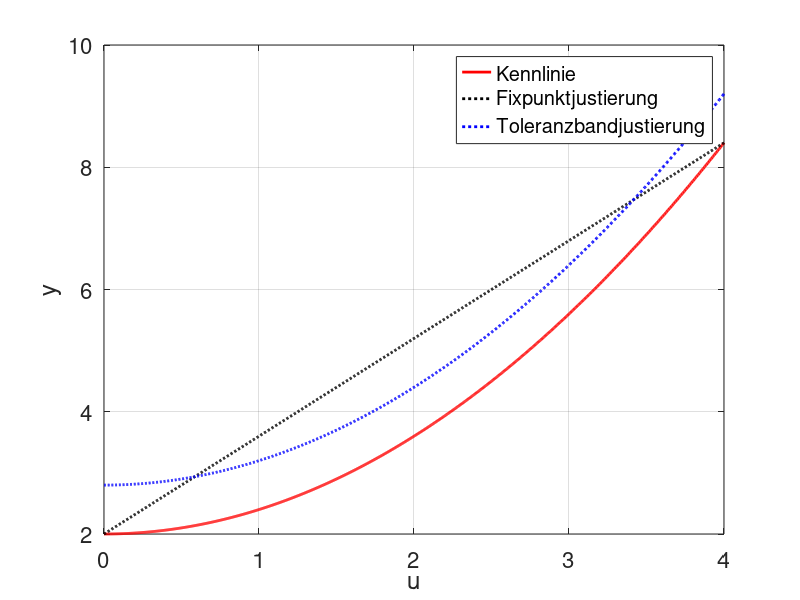
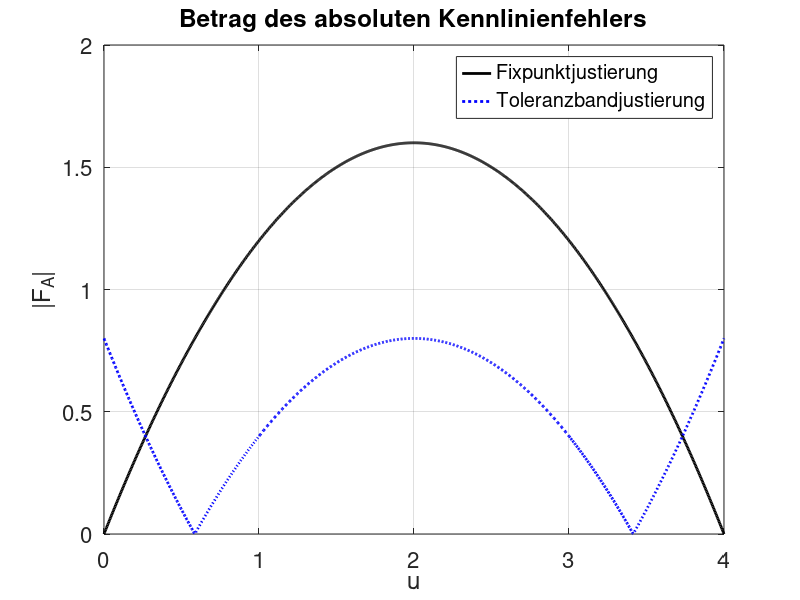

Reproduce these figures in MATLAB, in order.
%%Kennlinie definieren
y = @(u)0.4*u.^2 + 2;

%%Messbereich festlegen
u_a = 0;
u_e = 4;
N=1000;
u = linspace(u_a, u_e, N);

%%a) ideale Kennlinie berechnen
y_i_Fix = @(u)( y(u_e)-y(u_a) )/( u_e-u_a )*(u-u_a) + y(u_a);

%%d) Toleranzbandjustierung
y_i_Tol = @(u)y(u)+0.8;

%%b) F_r
F_Fix = @(u) (y(u)-y_i_Fix(u));
F_Tol = @(u) (y_i_Tol(u)-y_i_Fix(u));

%%Zeichnen
LineWidth = 2;
FontSize = 16;

plot(u, y(u), 'r', 'LineWidth', LineWidth);
hold on;
plot(u, y_i_Fix(u), 'k:', 'LineWidth', LineWidth);
plot(u, y_i_Tol(u), 'b:', 'LineWidth', LineWidth);
xlabel('u', 'FontSize', FontSize);
ylabel('y', 'FontSize', FontSize);
set(gca, 'FontSize', FontSize);
grid on;
legend('Kennlinie', 'Fixpunktjustierung', 'Toleranzbandjustierung', 'Location', 'Best');

figure;
plot(u, abs(F_Fix(u)), 'k', 'LineWidth', LineWidth);
hold on;
plot(u, abs(F_Tol(u)), 'b:', 'LineWidth', LineWidth);
xlabel('u', 'FontSize', FontSize);
ylabel('|F_A|', 'FontSize', FontSize);
set(gca, 'FontSize', FontSize);
grid on;
legend('Fixpunktjustierung', 'Toleranzbandjustierung');
title('Betrag des absoluten Kennlinienfehlers');
